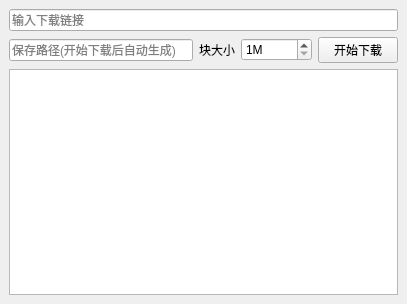
<?xml version="1.0" encoding="UTF-8"?>
<ui version="4.0">
 <class>MainWindow</class>
 <widget class="QMainWindow" name="MainWindow">
  <property name="geometry">
   <rect>
    <x>0</x>
    <y>0</y>
    <width>407</width>
    <height>304</height>
   </rect>
  </property>
  <property name="windowTitle">
   <string>MainWindow</string>
  </property>
  <widget class="QWidget" name="centralwidget">
   <layout class="QGridLayout" name="gridLayout">
    <item row="1" column="2">
     <widget class="QSpinBox" name="bitSize">
      <property name="suffix">
       <string>M</string>
      </property>
      <property name="prefix">
       <string/>
      </property>
      <property name="minimum">
       <number>1</number>
      </property>
      <property name="maximum">
       <number>10240</number>
      </property>
      <property name="singleStep">
       <number>1</number>
      </property>
      <property name="stepType">
       <enum>QAbstractSpinBox::DefaultStepType</enum>
      </property>
      <property name="value">
       <number>1</number>
      </property>
      <property name="displayIntegerBase">
       <number>10</number>
      </property>
     </widget>
    </item>
    <item row="0" column="0" colspan="4">
     <widget class="QLineEdit" name="url">
      <property name="placeholderText">
       <string>输入下载链接</string>
      </property>
     </widget>
    </item>
    <item row="2" column="0" colspan="4">
     <widget class="QTextBrowser" name="info"/>
    </item>
    <item row="1" column="0">
     <widget class="QLineEdit" name="savePath">
      <property name="readOnly">
       <bool>true</bool>
      </property>
      <property name="placeholderText">
       <string>保存路径(开始下载后自动生成)</string>
      </property>
     </widget>
    </item>
    <item row="1" column="3">
     <widget class="QPushButton" name="start">
      <property name="text">
       <string>开始下载</string>
      </property>
     </widget>
    </item>
    <item row="1" column="1">
     <widget class="QLabel" name="label">
      <property name="text">
       <string>块大小</string>
      </property>
     </widget>
    </item>
   </layout>
  </widget>
 </widget>
 <resources/>
 <connections/>
</ui>
